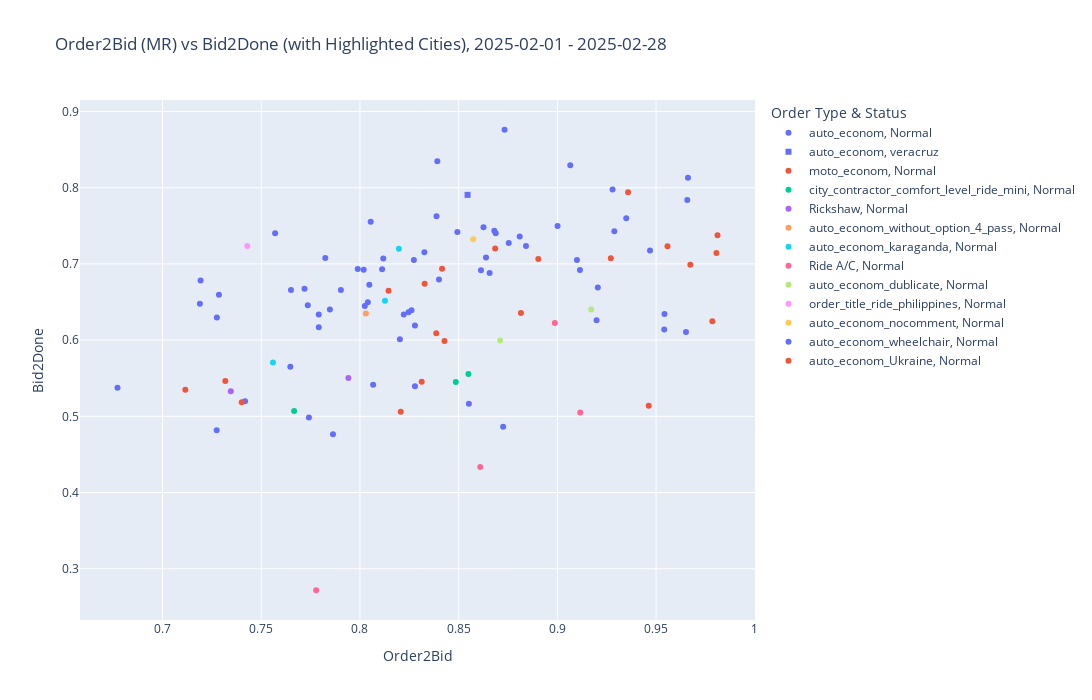

Notebook cell for this chart:
### Code cell
def cluster_plot(df):
    # 2. Используем новую колонку для параметра 'symbol'
    fig = px.scatter(
        df,
        x='order2bid',
        y='bid2done',
        # size='total_orders',
        color='order_type',
        symbol='highlight_group',  # Используем новую колонку для символов
        symbol_map={ # Опционально: задаем конкретные символы
            'Highlighted': 'star',
            'Normal': 'circle'
        },
        hover_name='city_id',
        hover_data={
            'city_id': True,
            'order_type': True,
            'total_orders': ':,',
            'total_rides': ':,',
            'bid2done': ':.4f',
            'order2bid': ':.4f',
            'highlight_group': True # Можно добавить в hover_data для ясности
        },
        title=f'Order2Bid (MR) vs Bid2Done (with Highlighted Cities), {start_date} - {stop_date}',
        labels={
            'bid2done': 'Bid2Done',
            'order2bid': 'Order2Bid',
            'total_orders': 'Total Orders',
            'total_rides': 'Total Rides',
            'order_type': 'Order Type',
            'city_id': 'City ID',
            'highlight_group': 'Highlight Status' # Лейбл для новой легенды символов
        }
    )

    fig.update_layout(
        legend_title_text='Order Type & Status', # Обновляем заголовок легенды
        height=700,
        width=1200
    )

    fig.show()

data = df.copy()

# Список city_id, которые нужно выделить
highlight_city_ids = [4180] 
# v1_candidates = veracrus_candidates_refined['city_id'].tolist()
data['highlight_group'] = data.apply(lambda row: 'veracruz' if row['city_id'] in highlight_city_ids 
                                     else ('v1_candidates' if row['city_id'] in v1_candidates else 'Normal'), axis=1)
cluster_plot(data)

### Figure 1 — Plotly figure (JSON) as saved in the notebook; plotly's stock layout.template omitted (floating-point values rounded to 4 significant figures; data arrays with more than 128 entries replaced by an {"elided": "..."} marker saying what was removed)
{"data": [{"customdata": {"elided": "66x5 mixed values"}, "hovertemplate": "<b>%{hovertext}</b><br><br>Order Type=%{customdata[1]}<br>Highlight Status=%{customdata[4]}<br>Order2Bid=%{x:.4f}<br>Bid2Done=%{y:.4f}<br>City ID=%{customdata[0]}<br>Total Orders=%{customdata[2]:,}<br>Total Rides=%{customdata[3]:,}<extra></extra>", "hovertext": [4199.0, 10160.0, 4242.0, 4197.0, 4243.0, 4142.0, 4257.0, 4404.0, 4193.0, 4143.0, 5910.0, 9417.0, 4253.0, 4349.0, 4258.0, 4825.0, 4194.0, 5548.0, 4385.0, 5512.0, 5957.0, 4234.0, 5513.0, 4195.0, 4227.0, 4236.0, 4231.0, 4515.0, 213.0, 258.0, 4241.0, 4225.0, 4524.0, 221.0, 4200.0, 4198.0, 4252.0, 4263.0, 9415.0, 5504.0, 4376.0, 4255.0, 4271.0, 257.0, 5640.0, 228.0, 4272.0, 5698.0, 4229.0, 4266.0, 5473.0, 4148.0, 4267.0, 4240.0, 4233.0, 4381.0, 4196.0, 235.0, 5681.0, 262.0, 4275.0, 5568.0, 6267.0, 5543.0, 263.0, 4247.0], "legendgroup": "auto_econom, Normal", "marker": {"color": "#636efa", "symbol": "circle"}, "mode": "markers", "name": "auto_econom, Normal", "orientation": "v", "showlegend": true, "type": "scatter", "x": [0.8246, 0.7418, 0.804, 0.8278, 0.8019, 0.7741, 0.9001, 0.8261, 0.757, 0.7791, 0.6772, 0.7863, 0.7824, 0.8725, 0.8638, 0.9205, 0.8112, 0.8688, 0.7719, 0.8657, 0.9198, 0.7989, 0.7848, 0.9114, 0.8613, 0.8626, 0.8118, 0.8493, 0.7189, 0.7193, 0.9065, 0.7791, 0.7274, 0.765, 0.8278, 0.8222, 0.7903, 0.8809, 0.8552, 0.868, 0.8066, 0.7647, 0.8388, 0.7285, 0.9541, 0.8273, 0.9099, 0.8202, 0.8024, 0.7736, 0.9542, 0.9469, 0.8054, 0.8754, 0.7275, 0.8392, 0.9288, 0.84, 0.9651, 0.8326, 0.9349, 0.9658, 0.9661, 0.8841, 0.8733, 0.928], "xaxis": "x", "y": [0.6366, 0.5197, 0.6498, 0.5395, 0.6924, 0.4986, 0.7497, 0.6394, 0.7402, 0.6337, 0.5375, 0.4766, 0.7078, 0.4863, 0.7083, 0.669, 0.693, 0.7402, 0.6675, 0.6881, 0.626, 0.6933, 0.6402, 0.6921, 0.6916, 0.7481, 0.707, 0.7418, 0.6477, 0.6784, 0.8296, 0.6169, 0.4818, 0.6657, 0.6194, 0.6336, 0.6658, 0.7359, 0.5166, 0.7437, 0.5415, 0.5651, 0.7627, 0.6597, 0.614, 0.7052, 0.7053, 0.6012, 0.6446, 0.6457, 0.6344, 0.7177, 0.7552, 0.7273, 0.6296, 0.8347, 0.743, 0.6794, 0.6107, 0.7154, 0.7599, 0.7839, 0.8129, 0.7234, 0.8761, 0.7977], "yaxis": "y"}, {"customdata": [[4180, "auto_econom", 885734, 598394, "veracruz"]], "hovertemplate": "<b>%{hovertext}</b><br><br>Order Type=%{customdata[1]}<br>Highlight Status=%{customdata[4]}<br>Order2Bid=%{x:.4f}<br>Bid2Done=%{y:.4f}<br>City ID=%{customdata[0]}<br>Total Orders=%{customdata[2]:,}<br>Total Rides=%{customdata[3]:,}<extra></extra>", "hovertext": [4180.0], "legendgroup": "auto_econom, veracruz", "marker": {"color": "#636efa", "symbol": "square"}, "mode": "markers", "name": "auto_econom, veracruz", "orientation": "v", "showlegend": true, "type": "scatter", "x": [0.8545], "xaxis": "x", "y": [0.7906], "yaxis": "y"}, {"customdata": [[5957, "moto_econom", 6543004, 4114654, "Normal"], [5388, "moto_econom", 5057611, 2834044, "Normal"], [5698, "moto_econom", 3569292, 2466906, "Normal"], [10155, "moto_econom", 3012356, 1146276, "Normal"], [4242, "moto_econom", 2807844, 1520424, "Normal"], [5448, "moto_econom", 2603790, 1314500, "Normal"], [4198, "moto_econom", 2219645, 1388186, "Normal"], [5681, "moto_econom", 1871454, 1310848, "Normal"], [5396, "moto_econom", 1859282, 743280, "Normal"], [5640, "moto_econom", 1787313, 1293276, "Normal"], [4197, "moto_econom", 1571787, 712427, "Normal"], [5676, "moto_econom", 1564803, 956463, "Normal"], [5249, "moto_econom", 1416824, 723749, "Normal"], [4825, "moto_econom", 1232798, 808484, "Normal"], [5257, "moto_econom", 1194739, 581114, "Normal"], [4524, "moto_econom", 1110409, 425964, "Normal"], [4373, "moto_econom", 907595, 376904, "Normal"], [5667, "moto_econom", 804808, 544061, "Normal"], [4253, "moto_econom", 672625, 392710, "Normal"], [4195, "moto_econom", 603387, 338735, "Normal"]], "hovertemplate": "<b>%{hovertext}</b><br><br>Order Type=%{customdata[1]}<br>Highlight Status=%{customdata[4]}<br>Order2Bid=%{x:.4f}<br>Bid2Done=%{y:.4f}<br>City ID=%{customdata[0]}<br>Total Orders=%{customdata[2]:,}<br>Total Rides=%{customdata[3]:,}<extra></extra>", "hovertext": [5957.0, 5388.0, 5698.0, 10160.0, 4242.0, 5448.0, 4198.0, 5681.0, 5396.0, 5640.0, 4197.0, 5676.0, 5249.0, 4825.0, 5257.0, 4524.0, 4373.0, 5667.0, 4253.0, 4195.0], "legendgroup": "moto_econom, Normal", "marker": {"color": "#EF553B", "symbol": "circle"}, "mode": "markers", "name": "moto_econom, Normal", "orientation": "v", "showlegend": true, "type": "scatter", "x": [0.8903, 0.8815, 0.9558, 0.7115, 0.8145, 0.8428, 0.8685, 0.9806, 0.7318, 0.9811, 0.8313, 0.9785, 0.8387, 0.9271, 0.9463, 0.7401, 0.8206, 0.9673, 0.8416, 0.8328], "xaxis": "x", "y": [0.7063, 0.6357, 0.7231, 0.5348, 0.6648, 0.599, 0.7201, 0.7143, 0.5463, 0.7375, 0.5453, 0.6247, 0.6091, 0.7074, 0.514, 0.5183, 0.506, 0.6988, 0.6937, 0.6741], "yaxis": "y"}, {"customdata": [[5448, "city_contractor_comfort_level_ride_mini", 4551003, 2161787, "Normal"], [5388, "city_contractor_comfort_level_ride_mini", 3711206, 1716028, "Normal"], [5396, "city_contractor_comfort_level_ride_mini", 1740090, 676539, "Normal"]], "hovertemplate": "<b>%{hovertext}</b><br><br>Order Type=%{customdata[1]}<br>Highlight Status=%{customdata[4]}<br>Order2Bid=%{x:.4f}<br>Bid2Done=%{y:.4f}<br>City ID=%{customdata[0]}<br>Total Orders=%{customdata[2]:,}<br>Total Rides=%{customdata[3]:,}<extra></extra>", "hovertext": [5448.0, 5388.0, 5396.0], "legendgroup": "city_contractor_comfort_level_ride_mini, Normal", "marker": {"color": "#00cc96", "symbol": "circle"}, "mode": "markers", "name": "city_contractor_comfort_level_ride_mini, Normal", "orientation": "v", "showlegend": true, "type": "scatter", "x": [0.8549, 0.8486, 0.7666], "xaxis": "x", "y": [0.5556, 0.5449, 0.5071], "yaxis": "y"}, {"customdata": [[5388, "Rickshaw", 3177123, 1388101, "Normal"], [5396, "Rickshaw", 1436922, 562548, "Normal"]], "hovertemplate": "<b>%{hovertext}</b><br><br>Order Type=%{customdata[1]}<br>Highlight Status=%{customdata[4]}<br>Order2Bid=%{x:.4f}<br>Bid2Done=%{y:.4f}<br>City ID=%{customdata[0]}<br>Total Orders=%{customdata[2]:,}<br>Total Rides=%{customdata[3]:,}<extra></extra>", "hovertext": [5388.0, 5396.0], "legendgroup": "Rickshaw, Normal", "marker": {"color": "#ab63fa", "symbol": "circle"}, "mode": "markers", "name": "Rickshaw, Normal", "orientation": "v", "showlegend": true, "type": "scatter", "x": [0.7941, 0.7346], "xaxis": "x", "y": [0.5502, 0.533], "yaxis": "y"}, {"customdata": [[4300, "auto_econom_without_option_4_pass", 3086968, 1574131, "Normal"]], "hovertemplate": "<b>%{hovertext}</b><br><br>Order Type=%{customdata[1]}<br>Highlight Status=%{customdata[4]}<br>Order2Bid=%{x:.4f}<br>Bid2Done=%{y:.4f}<br>City ID=%{customdata[0]}<br>Total Orders=%{customdata[2]:,}<br>Total Rides=%{customdata[3]:,}<extra></extra>", "hovertext": [4300.0], "legendgroup": "auto_econom_without_option_4_pass, Normal", "marker": {"color": "#FFA15A", "symbol": "circle"}, "mode": "markers", "name": "auto_econom_without_option_4_pass, Normal", "orientation": "v", "showlegend": true, "type": "scatter", "x": [0.803], "xaxis": "x", "y": [0.635], "yaxis": "y"}, {"customdata": [[150, "auto_econom_karaganda", 2485621, 1316517, "Normal"], [169, "auto_econom_karaganda", 1927330, 831532, "Normal"], [242, "auto_econom_karaganda", 1252987, 739540, "Normal"]], "hovertemplate": "<b>%{hovertext}</b><br><br>Order Type=%{customdata[1]}<br>Highlight Status=%{customdata[4]}<br>Order2Bid=%{x:.4f}<br>Bid2Done=%{y:.4f}<br>City ID=%{customdata[0]}<br>Total Orders=%{customdata[2]:,}<br>Total Rides=%{customdata[3]:,}<extra></extra>", "hovertext": [150.0, 169.0, 242.0], "legendgroup": "auto_econom_karaganda, Normal", "marker": {"color": "#19d3f3", "symbol": "circle"}, "mode": "markers", "name": "auto_econom_karaganda, Normal", "orientation": "v", "showlegend": true, "type": "scatter", "x": [0.8127, 0.7559, 0.8197], "xaxis": "x", "y": [0.6517, 0.5707, 0.7201], "yaxis": "y"}, {"customdata": [[5257, "Ride A/C", 2470077, 1137113, "Normal"], [5233, "Ride A/C", 1511901, 319601, "Normal"], [5249, "Ride A/C", 1228333, 687083, "Normal"], [5388, "Ride A/C", 821368, 306603, "Normal"]], "hovertemplate": "<b>%{hovertext}</b><br><br>Order Type=%{customdata[1]}<br>Highlight Status=%{customdata[4]}<br>Order2Bid=%{x:.4f}<br>Bid2Done=%{y:.4f}<br>City ID=%{customdata[0]}<br>Total Orders=%{customdata[2]:,}<br>Total Rides=%{customdata[3]:,}<extra></extra>", "hovertext": [5257.0, 5233.0, 5249.0, 5388.0], "legendgroup": "Ride A/C, Normal", "marker": {"color": "#FF6692", "symbol": "circle"}, "mode": "markers", "name": "Ride A/C, Normal", "orientation": "v", "showlegend": true, "type": "scatter", "x": [0.9116, 0.7778, 0.8987, 0.8609], "xaxis": "x", "y": [0.505, 0.2718, 0.6224, 0.4336], "yaxis": "y"}, {"customdata": [[4209, "auto_econom_dublicate", 1746951, 912435, "Normal"], [4208, "auto_econom_dublicate", 1110708, 652313, "Normal"]], "hovertemplate": "<b>%{hovertext}</b><br><br>Order Type=%{customdata[1]}<br>Highlight Status=%{customdata[4]}<br>Order2Bid=%{x:.4f}<br>Bid2Done=%{y:.4f}<br>City ID=%{customdata[0]}<br>Total Orders=%{customdata[2]:,}<br>Total Rides=%{customdata[3]:,}<extra></extra>", "hovertext": [4209.0, 4208.0], "legendgroup": "auto_econom_dublicate, Normal", "marker": {"color": "#B6E880", "symbol": "circle"}, "mode": "markers", "name": "auto_econom_dublicate, Normal", "orientation": "v", "showlegend": true, "type": "scatter", "x": [0.871, 0.9171], "xaxis": "x", "y": [0.5997, 0.6404], "yaxis": "y"}, {"customdata": [[5421, "order_title_ride_philippines", 1600080, 860235, "Normal"]], "hovertemplate": "<b>%{hovertext}</b><br><br>Order Type=%{customdata[1]}<br>Highlight Status=%{customdata[4]}<br>Order2Bid=%{x:.4f}<br>Bid2Done=%{y:.4f}<br>City ID=%{customdata[0]}<br>Total Orders=%{customdata[2]:,}<br>Total Rides=%{customdata[3]:,}<extra></extra>", "hovertext": [5421.0], "legendgroup": "order_title_ride_philippines, Normal", "marker": {"color": "#FF97FF", "symbol": "circle"}, "mode": "markers", "name": "order_title_ride_philippines, Normal", "orientation": "v", "showlegend": true, "type": "scatter", "x": [0.7429], "xaxis": "x", "y": [0.7237], "yaxis": "y"}, {"customdata": [[4244, "auto_econom_nocomment", 1340946, 842049, "Normal"]], "hovertemplate": "<b>%{hovertext}</b><br><br>Order Type=%{customdata[1]}<br>Highlight Status=%{customdata[4]}<br>Order2Bid=%{x:.4f}<br>Bid2Done=%{y:.4f}<br>City ID=%{customdata[0]}<br>Total Orders=%{customdata[2]:,}<br>Total Rides=%{customdata[3]:,}<extra></extra>", "hovertext": [4244.0], "legendgroup": "auto_econom_nocomment, Normal", "marker": {"color": "#FECB52", "symbol": "circle"}, "mode": "markers", "name": "auto_econom_nocomment, Normal", "orientation": "v", "showlegend": true, "type": "scatter", "x": [0.8574], "xaxis": "x", "y": [0.7324], "yaxis": "y"}, {"customdata": [[238, "auto_econom_wheelchair", 1239701, 671005, "Normal"]], "hovertemplate": "<b>%{hovertext}</b><br><br>Order Type=%{customdata[1]}<br>Highlight Status=%{customdata[4]}<br>Order2Bid=%{x:.4f}<br>Bid2Done=%{y:.4f}<br>City ID=%{customdata[0]}<br>Total Orders=%{customdata[2]:,}<br>Total Rides=%{customdata[3]:,}<extra></extra>", "hovertext": [238.0], "legendgroup": "auto_econom_wheelchair, Normal", "marker": {"color": "#636efa", "symbol": "circle"}, "mode": "markers", "name": "auto_econom_wheelchair, Normal", "orientation": "v", "showlegend": true, "type": "scatter", "x": [0.8047], "xaxis": "x", "y": [0.6726], "yaxis": "y"}, {"customdata": [[763, "auto_econom_Ukraine", 491958, 365568, "Normal"]], "hovertemplate": "<b>%{hovertext}</b><br><br>Order Type=%{customdata[1]}<br>Highlight Status=%{customdata[4]}<br>Order2Bid=%{x:.4f}<br>Bid2Done=%{y:.4f}<br>City ID=%{customdata[0]}<br>Total Orders=%{customdata[2]:,}<br>Total Rides=%{customdata[3]:,}<extra></extra>", "hovertext": [763.0], "legendgroup": "auto_econom_Ukraine, Normal", "marker": {"color": "#EF553B", "symbol": "circle"}, "mode": "markers", "name": "auto_econom_Ukraine, Normal", "orientation": "v", "showlegend": true, "type": "scatter", "x": [0.9358], "xaxis": "x", "y": [0.7941], "yaxis": "y"}], "layout": {"height": 700, "legend": {"title": {"text": "Order Type & Status"}, "tracegroupgap": 0}, "title": {"text": "Order2Bid (MR) vs Bid2Done (with Highlighted Cities), 2025-02-01 - 2025-02-28"}, "width": 1200, "xaxis": {"anchor": "y", "domain": [0, 1], "title": {"text": "Order2Bid"}}, "yaxis": {"anchor": "x", "domain": [0, 1], "title": {"text": "Bid2Done"}}}}
